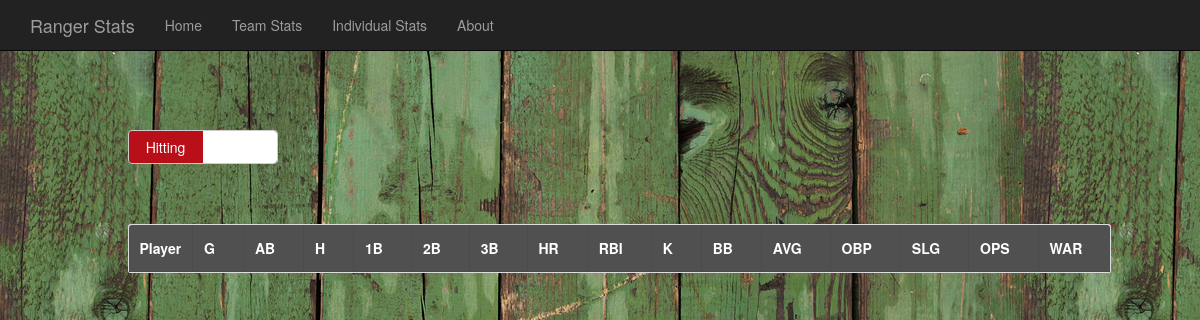
The app's page /rangerstats/teamstats/, older data.
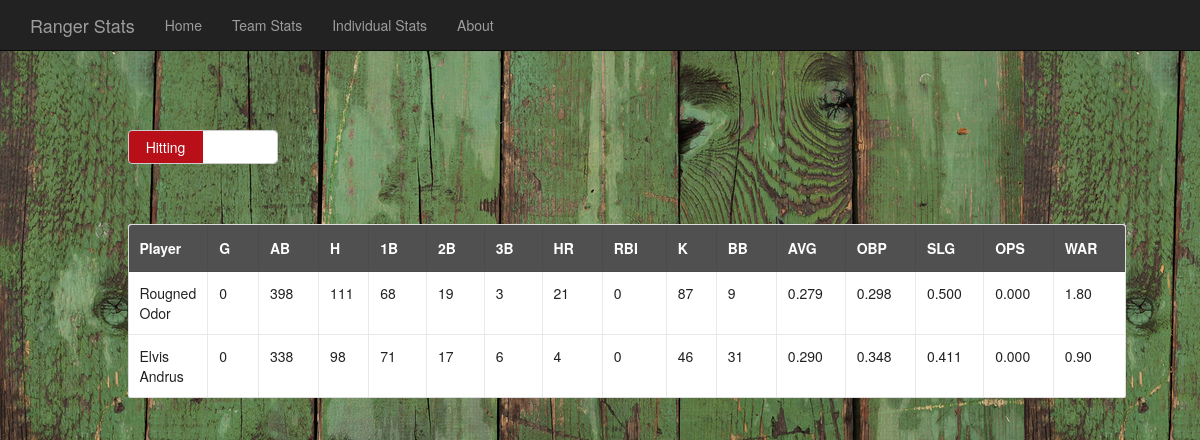
The same page, newer data.
### rangerstats/models.py (models this page shows, shortened)
class Player(models.Model):
	first_name = models.CharField(max_length = 30)
	last_name = models.CharField(max_length = 30)
	position = models.CharField(max_length = 15)
	bat = models.CharField(max_length = 10)
	throw = models.CharField(max_length = 15)
	height = models.CharField(max_length = 10)
	weight = models.IntegerField()
	age = models.IntegerField()
	team = models.CharField(max_length = 40)

class Hitter_Season_Stats(models.Model):
	player = models.ForeignKey(Player)
	g = models.IntegerField()
	pa = models.IntegerField()
	ab = models.IntegerField()
	avg = models.FloatField()
	h = models.IntegerField()
	single = models.IntegerField()
	double = models.IntegerField()
	triple = models.IntegerField()
	hr = models.IntegerField()
	rbi = models.IntegerField()
	bb = models.IntegerField()
	k = models.IntegerField()
	hbp = models.IntegerField()
	sf = models.IntegerField()
	slg = models.FloatField()
	obp = models.FloatField()
	ops = models.FloatField()
	war = models.FloatField()

### rangerstats/views.py (the view)
# urls.py: url(r'teamstats/', views.teamstats, name='teamstats'),
def teamstats(request):
	hitter_stats_dict = {}
	hitters = models.Player.objects.all().exclude(position='P')
	for hitter in hitters:
		hitter_stats = models.Hitter_Season_Stats.objects.get(player=hitter)
		hitter_stats_dict[hitter] = hitter_stats
	pitcher_stats_dict = {}
	pitchers = models.Player.objects.filter(position='P')
	for pitcher in pitchers:
		pitcher_stats = models.Pitcher_Season_Stats.objects.get(player=pitcher)
		pitcher_stats_dict[pitcher] = pitcher_stats
	context = {'hitter_stats_dict' : hitter_stats_dict,
				'pitcher_stats_dict' : pitcher_stats_dict }
	return render(request, 'rangerstats/teamstats.html', context)

### rangerstats/templates/rangerstats/teamstats.html (shortened to what this page needs)
{% extends "rangerstats/main-template.html" %}
{% load static %}
{% block content %}
<link href="{% static "rangerstats/bootstrap-switch.min.css" %}" type="text/css" rel="stylesheet"></link>
<
<div class="row">
   <div class="col-xs-1"></div>
   <div class="col-xs-10 table-container">
   <table class="ui celled table hitter-table">
      <thead>
         <tr>
            <th class="hitter-th-no-sort">Player</th>
            <th class="hitter-th">G<small class="sort-hitter"></small></th>
            <th class="hitter-th">AB<small class="sort-hitter"></small></th>
            <th class="hitter-th">H<small class="sort-hitter"></small></th>
            <th class="hitter-th">1B<small class="sort-hitter"></small></th>
            <th class="hitter-th">2B<small class="sort-hitter"></small></th>
            <th class="hitter-th">3B<small class="sort-hitter"></small></th>
            <th class="hitter-th">HR<small class="sort-hitter"></small></th>
            <th class="hitter-th">RBI<small class="sort-hitter"></small></th>
            <th class="hitter-th">K<small class="sort-hitter"></small></th>
            <th class="hitter-th">BB<small class="sort-hitter"></small></th>
            <th class="hitter-th">AVG<small class="sort-hitter"></small></th>
            <th class="hitter-th">OBP<small class="sort-hitter"></small></th>
            <th class="hitter-th">SLG<small class="sort-hitter"></small></th>
            <th class="hitter-th">OPS<small class="sort-hitter"></small></th>
            <th class="hitter-th">WAR<small class="sort-hitter"></small></th>
         </tr>
      </thead>
      <tbody>
         {% for hitter, hitter_stats in hitter_stats_dict.items %}
            <tr class="hitter-tr">
               <td class="hitter name">{{ hitter.first_name }} {{hitter.last_name}}</td>
               <td class="hitter g">{{ hitter_stats.g }}</td>
               <td class="hitter ab">{{ hitter_stats.ab }}</td>
               <td class="hitter h">{{ hitter_stats.h }}</td>
               <td class="hitter 1b">{{ hitter_stats.single }}</td>
               <td class="hitter 2b">{{ hitter_stats.double }}</td>
               <td class="hitter 3b">{{ hitter_stats.triple }}</td>
               <td class="hitter hr">{{ hitter_stats.hr }}</td>
               <td class="hitter rbi">{{ hitter_stats.rbi }}</td>
               <td class="hitter k">{{ hitter_stats.k }}</td>
               <td class="hitter bb">{{ hitter_stats.bb }}</td>
               <td class="hitter avg">{{ hitter_stats.avg|floatformat:3 }}</td>
               <td class="hitter obp">{{ hitter_stats.obp|floatformat:3 }}</td>
               <td class="hitter slg">{{ hitter_stats.slg|floatformat:3 }}</td>
               <td class="hitter ops">{{ hitter_stats.ops|floatformat:3 }}</td>
               <td class="hitter war">{{ hitter_stats.war|floatformat:2 }}</td>
            </tr>
         {% endfor %}
      </tbody>
   </table>
   </div>
   <div class="col-xs-1"></div>
</div>
{% endblock %}

### rangerstats/templates/rangerstats/main-template.html (shortened to what this page needs)
{% load static %}
<!DOCTYPE html>
<html lang="en">
<head>
  <link href="{% static "rangerstats/bootstrap-3.3.6/css/bootstrap.min.css" %}" rel="stylesheet">
  <link type="text/css" href="{% static "rangerstats/site.css" %}" rel="stylesheet">
  <link type="text/css" href="{% static "rangerstats/card.css" %}" rel="stylesheet">
  <link type="text/css" href="{% static "rangerstats/table.min.css" %}" rel="stylesheet">
</head>
<body class="player-body">
  <nav class="navbar navbar-default navbar-inverse navbar-fixed-top">
  <div class="container">
      <div class="navbar-header">
          <a class="navbar-brand" href="/rangerstats">Ranger Stats</a>
        </div>
        <div id="navbar" class="collapse navbar-collapse">
          <ul class="nav navbar-nav">
            <li><a id="home" href="/rangerstats">Home</a></li>
            <li><a id="team-stats" href="/rangerstats/teamstats/">Team Stats</a></li>
            <li id="indiv-stats"><a href="/rangerstats/individual-stats">Individual Stats</a></li>
            <li><a id="about" href="/rangerstats/about">About</a></li>
          </ul>
        </div>
      </div>
    </nav>
      <div class="container">
        {% block content %}
        {% endblock %}
      </div>
      </body>
</html>

### rangerstats/static/rangerstats/site.css (style rules this page uses)
html { position: relative; min-height: 100%; }
body { padding-top: 70px; }
.player-body { background-image: url(assets/green-wood.jpg); background-repeat: repeat; }
.table-container { margin-top: 40px; }
.hitter-table { margin-top: 60px !important; }
.hitter-th, .pitcher-th { white-space: pre; cursor: pointer !important; background-color: rgb(80, 80, 80) !important; color:white !important; }
.hitter-th-no-sort, .pitcher-th-no-sort { background-color: rgb(80, 80, 80) !important; color:white !important; }

Row changes from the older to the newer data that the page shows:
added Player: first_name "Rougned", last_name "Odor", g "0", ab "398", h "111", single "68", double "19", triple "3", hr "21", rbi "0", k "87", bb "9", avg "0.279", obp "0.298", slg "0.500", ops "0.000", war "1.80"
added Player: first_name "Elvis", last_name "Andrus", g "0", ab "338", h "98", single "71", double "17", triple "6", hr "4", rbi "0", k "46", bb "31", avg "0.290", obp "0.348", slg "0.411", ops "0.000", war "0.90"
